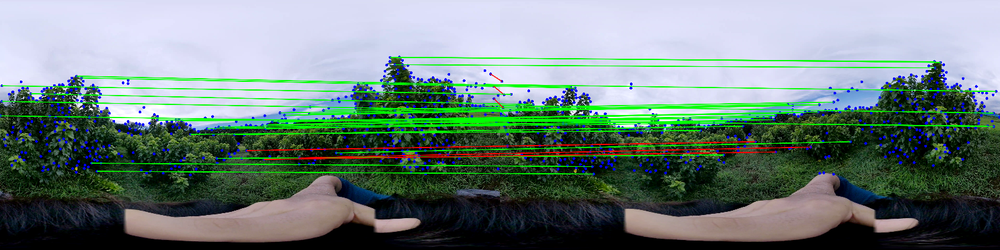
#> input picture Ltspoint.png, 1000 x 250 px, shrunk from 1600 x 400 before the run, given in place of 2.png, which was not available
$ jupyter execute rotate_image.ipynb
#> lines starting #> are read from the running program, lines starting #| are printed output that depends on the picture; long printed decimals are rounded; pictures that were not available may be replaced by others from this repository, and a replacement may not be noted
[cell 1]
import os
import cv2
import numpy as np
import time

[cell 2]
def remap_image_1(image_path, output_path, rad=np.pi/4):
    img = cv2.imread(image_path)
    if img is None:
        raise FileNotFoundError(f"The specified image file at {image_path} could not be loaded.")

    h, w = img.shape[:2]
    w_half = int(w / 2)
    h_half = int(h / 2)

    phi, theta = np.meshgrid(np.linspace(-np.pi, np.pi, w_half*2),
                             np.linspace(-np.pi/2, np.pi/2, h_half*2))

    x = np.cos(theta) * np.cos(phi)
    y = np.cos(theta) * np.sin(phi)
    z = np.sin(theta)

    # ピッチ周りに π/2 だけ回転
    rot = rad
    xx = x * np.cos(rot) - y * np.sin(rot)
    yy = x * np.sin(rot) + y * np.cos(rot)
    zz = z

    theta = np.arcsin(zz)
    phi = np.arctan2(yy, xx)

    Y = 2 * theta / np.pi * h_half + h_half
    X = phi / np.pi * w_half + w_half

    out = cv2.remap(img, X.astype(np.float32), Y.astype(np.float32), cv2.INTER_LINEAR, borderMode=cv2.BORDER_WRAP)
    cv2.imwrite(output_path, out)

[cell 3]
def remap_image_2(image_path, output_path, rad=np.pi/4):
    img = cv2.imread(image_path)
    if img is None:
        raise FileNotFoundError(f"The specified image file at {image_path} could not be loaded.")

    h, w = img.shape[:2]
    w_half = int(w / 2)
    h_half = int(h / 2)

    phi, theta = np.meshgrid(np.linspace(-np.pi, np.pi, w_half*2),
                             np.linspace(-np.pi/2, np.pi/2, h_half*2))

    x = np.cos(theta) * np.cos(phi)
    y = np.cos(theta) * np.sin(phi)
    z = np.sin(theta)

    rot = rad
    xx = x * np.cos(rot) + z * np.sin(rot)
    yy = y
    zz = -x * np.sin(rot) + z * np.cos(rot)

    theta = np.arcsin(zz)
    phi = np.arctan2(yy, xx)

    Y = 2 * theta / np.pi * h_half + h_half
    X = phi / np.pi * w_half + w_half

    out = cv2.remap(img, X.astype(np.float32), Y.astype(np.float32), cv2.INTER_LINEAR, borderMode=cv2.BORDER_WRAP)
    cv2.imwrite(output_path, out)

[cell 4]
def remap_image_3(image_path, output_path, rad=np.pi/4):
    img = cv2.imread(image_path)
    if img is None:
        raise FileNotFoundError(f"The specified image file at {image_path} could not be loaded.")

    h, w = img.shape[:2]
    w_half = int(w / 2)
    h_half = int(h / 2)

    phi, theta = np.meshgrid(np.linspace(-np.pi, np.pi, w_half*2),
                             np.linspace(-np.pi/2, np.pi/2, h_half*2))

    x = np.cos(theta) * np.cos(phi)
    y = np.cos(theta) * np.sin(phi)
    z = np.sin(theta)

    rot = rad
    xx = x
    yy = y * np.cos(rot) - z * np.sin(rot)
    zz = y * np.sin(rot) + z * np.cos(rot)
    theta = np.arcsin(zz)
    phi = np.arctan2(yy, xx)

    Y = 2 * theta / np.pi * h_half + h_half
    X = phi / np.pi * w_half + w_half

    out = cv2.remap(img, X.astype(np.float32), Y.astype(np.float32), cv2.INTER_LINEAR, borderMode=cv2.BORDER_WRAP)
    cv2.imwrite(output_path, out)

[cell 5]
def rotate_yaw(x, y, z, rot):
    xx = x * np.cos(rot) - y * np.sin(rot)
    yy = x * np.sin(rot) + y * np.cos(rot)
    zz = z

    return xx, yy, zz

def rotate_roll(x, y, z, rot):
    xx = x
    yy = y * np.cos(rot) - z * np.sin(rot)
    zz = y * np.sin(rot) + z * np.cos(rot)

    return xx, yy, zz

def rotate_pitch(x, y, z, rot):
    xx = x * np.cos(rot) + z * np.sin(rot)
    yy = y
    zz = -x * np.sin(rot) + z * np.cos(rot)

    return xx, yy, zz

[cell 6]
def remap_image_proposed(image_path, output_path, rad=np.pi/2):
#> called with image_path = './data/2.png', output_path = 'proposed.png', rad = 1.57
    t_b = time.perf_counter()
    img = cv2.imread(image_path)
#> img is the input picture: shape (250, 1000, 3); mean B, G, R 122.9, 128.8, 110
    if img is None:
        raise FileNotFoundError(f"The specified image file at {image_path} could not be loaded.")

    h, w = img.shape[:2]
#> h = 250; w = 1000
    w_half = int(w / 2)
#> w_half = 500
    h_half = int(h / 2)
#> h_half = 125

    phi, theta = np.meshgrid(np.linspace(-np.pi, np.pi, w_half*2),
                             np.linspace(-np.pi/2, np.pi/2, h_half*2))

    x = np.cos(theta) * np.cos(phi)
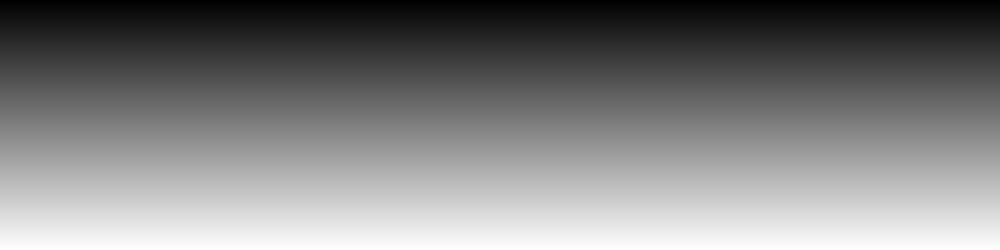
#> theta: shape (250, 1000) float64; min -1.57, max 1.57, mean -1.16e-16; drawn with min black and max white
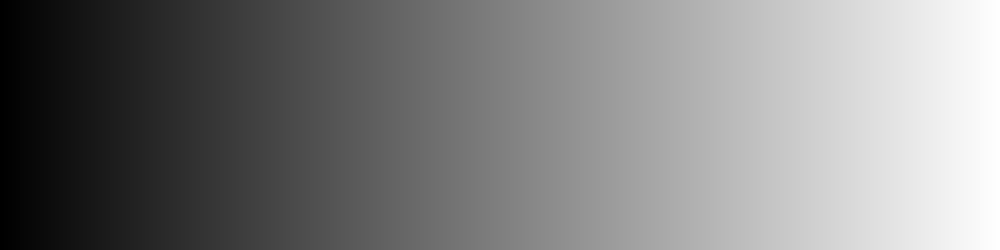
#> phi: shape (250, 1000) float64; min -3.14, max 3.14, mean -2.06e-16; drawn with min black and max white
    y = np.cos(theta) * np.sin(phi)
    z = np.sin(theta)

    xx, yy, zz = rotate_yaw(x, y, z, rad)
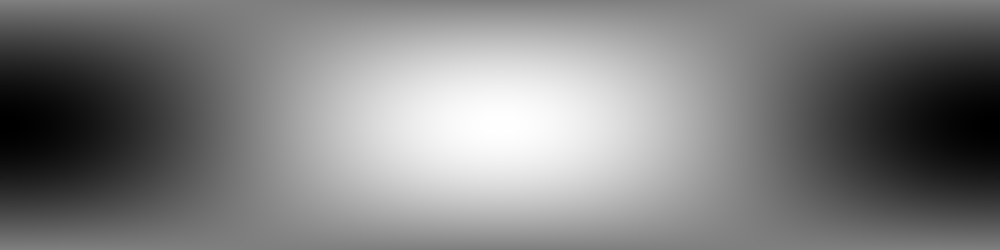
#> x: shape (250, 1000) float64; min -1, max 1, mean -0.000634; drawn with min black and max white
    xx, yy, zz = rotate_pitch(xx, yy, zz, rad)
    xx, yy, zz = rotate_yaw(xx, yy, zz, rad)

    theta = np.arcsin(zz)
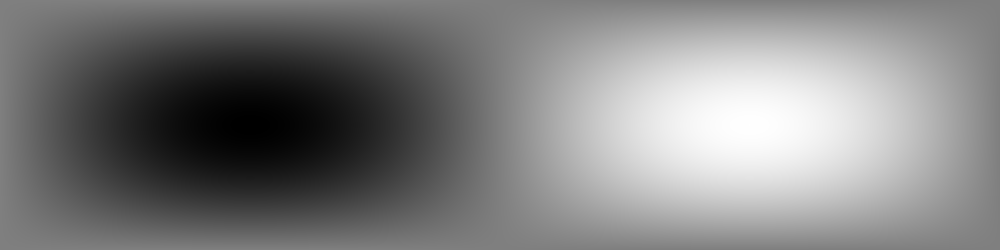
#> zz: shape (250, 1000) float64; min -1, max 1, mean -6.25e-19; drawn with min black and max white
    phi = np.arctan2(yy, xx)
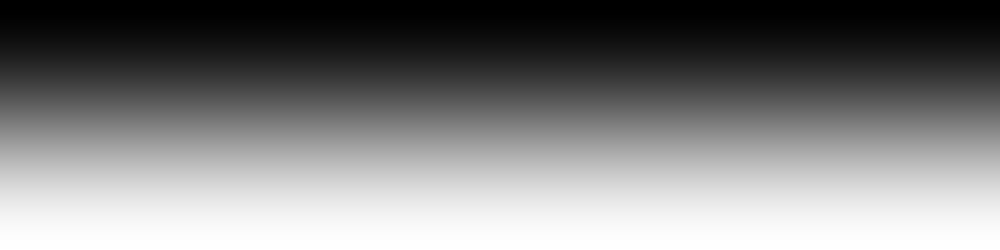
#> yy: shape (250, 1000) float64; min -1, max 1, mean -1.09e-17; drawn with min black and max white

    Y = 2 * theta / np.pi * h_half + h_half
    X = phi / np.pi * w_half + w_half

    t_b = time.perf_counter()
    img = cv2.imread(image_path)
    out = cv2.remap(img, X.astype(np.float32), Y.astype(np.float32), cv2.INTER_LINEAR, borderMode=cv2.BORDER_WRAP)
    t_a = time.perf_counter()
    print(t_a - t_b)
    cv2.imwrite(output_path, out)

remap_image_proposed('./data/2.png', 'proposed.png', np.pi/2)

[cell 7]
def make_image_map(img_hw, rad=np.pi/2):
    (h, w) = img_hw
    w_half = int(w / 2)
    h_half = int(h / 2)

    phi, theta = np.meshgrid(np.linspace(-np.pi, np.pi, w_half*2),
                             np.linspace(-np.pi/2, np.pi/2, h_half*2))

    x = np.cos(theta) * np.cos(phi)
    y = np.cos(theta) * np.sin(phi)
    z = np.sin(theta)

    xx, yy, zz = rotate_yaw(x, y, z, rad)
    xx, yy, zz = rotate_pitch(xx, yy, zz, rad)
    xx, yy, zz = rotate_yaw(xx, yy, zz, rad)

    theta = np.arcsin(zz)
    phi = np.arctan2(yy, xx)

    Y_remap = 2 * theta / np.pi * h_half + h_half
    X_remap = phi / np.pi * w_half + w_half

    return Y_remap, X_remap


img_sample = cv2.imread('./data/2.png')
img_hw = img_sample.shape[:2]
#> img_hw = (250, 1000)
Y_remap, X_remap = make_image_map(img_hw)

[cell 8]
def remap_image(image_path, output_path, YX_remap):
    (Y_remap, X_remap) = YX_remap
    img = cv2.imread(image_path)
    t_b = time.perf_counter()
    out = cv2.remap(img, X_remap.astype(np.float32), Y_remap.astype(np.float32),
                    cv2.INTER_LINEAR, borderMode=cv2.BORDER_WRAP)
    t_a = time.perf_counter()
    ret = t_a - t_b
    cv2.imwrite(output_path, out)

    return ret


t = remap_image('./data/2.png', 'proposed2.png', (Y_remap, X_remap))
#> t = 0.0038
print(t)
#| 0.003798

[cell 9]
def remap_image_proposed2(image_path, output_path, rad=np.pi/2):
    img = cv2.imread(image_path)
    t_b = time.perf_counter()
    if img is None:
        raise FileNotFoundError(f"The specified image file at {image_path} could not be loaded.")

    h, w = img.shape[:2]
    w_half = int(w / 2)
    h_half = int(h / 2)

    phi, theta = np.meshgrid(np.linspace(-np.pi, np.pi, w_half*2),
                             np.linspace(-np.pi/2, np.pi/2, h_half*2))

    x = np.cos(theta) * np.cos(phi)
    y = np.cos(theta) * np.sin(phi)
    z = np.sin(theta)

    R_combined = np.array([
        [-1, 0, 0],
        [0, 0, 1],
        [0, 1, 0]
    ])

    # Apply the rotation matrix
    xyz = np.stack([x, y, z], axis=-1)
    xyz_rotated = np.einsum('ij, ...j', R_combined, xyz)

    # Convert back to spherical coordinates
    xx, yy, zz = xyz_rotated[..., 0], xyz_rotated[..., 1], xyz_rotated[..., 2]

    theta = np.arcsin(zz)
    phi = np.arctan2(yy, xx)

    Y = 2 * theta / np.pi * h_half + h_half
    X = phi / np.pi * w_half + w_half

    t_b = time.perf_counter()
    img = cv2.imread(image_path)
    out = cv2.remap(img, X.astype(np.float32), Y.astype(np.float32), cv2.INTER_LINEAR, borderMode=cv2.BORDER_WRAP)
    t_a = time.perf_counter()
    print(t_a - t_b)
    cv2.imwrite(output_path, out)

remap_image_proposed2('./data/2.png', 'proposed2.png', np.pi/2)

[cell 10]
remap_image_1('./data/2.png', 'a.png', np.pi/2)
remap_image_2('./data/2.png', 'b.png', np.pi/2)
#> in remap_image_2, `theta = np.arcsin(zz)`:
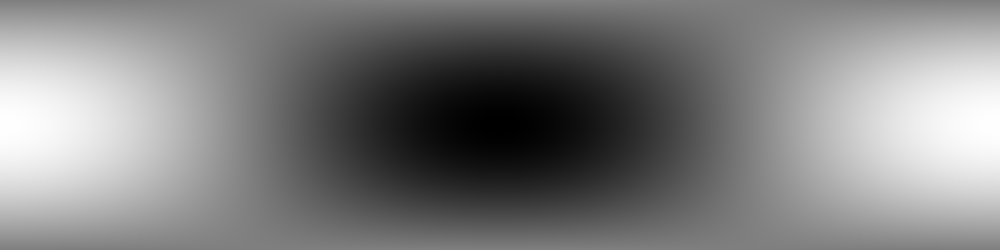
#> zz: shape (250, 1000) float64; min -1, max 1, mean 0.000634; drawn with min black and max white
remap_image_3('./data/2.png', 'c.png', np.pi/2)
#> in remap_image_3, `phi = np.arctan2(yy, xx)`:
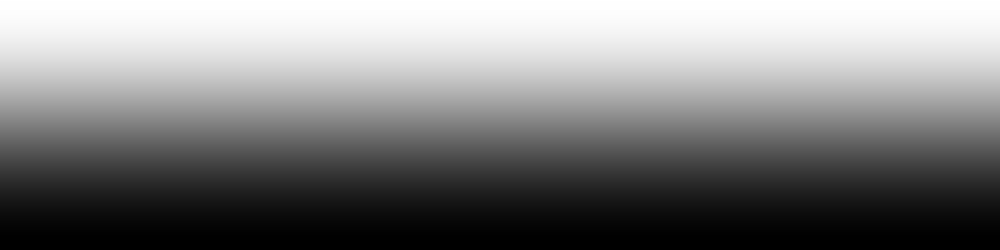
#> yy: shape (250, 1000) float64; min -1, max 1, mean 1.09e-17; drawn with min black and max white
#> in remap_image_3, `out = cv2.remap(img, X.astype(np.float32), Y.astype(np.float32), cv2.I..`:
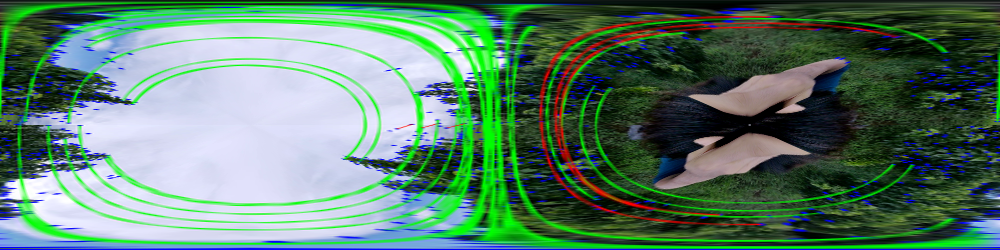
#> out: shape (250, 1000, 3); mean B, G, R 107.3, 126.2, 91.4

[cell 11]
remap_image_2('a.png', 'ab.png', np.pi/2)
#> call 2 of remap_image_2, with image_path = 'a.png', output_path = 'ab.png', rad = 1.57
#> in remap_image_2 (call 2), `out = cv2.remap(img, X.astype(np.float32), Y.astype(np.float32), cv2.I..`:
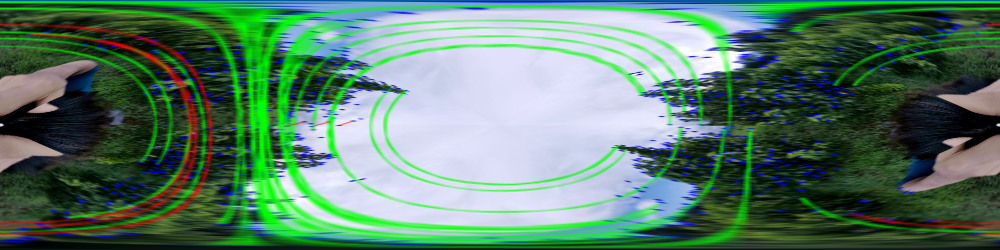
#> out: shape (250, 1000, 3); mean B, G, R 106.1, 125.7, 90.7

[cell 12]
remap_image_1('ab.png', 'aba.png', np.pi/2)
#> call 2 of remap_image_1, with image_path = 'ab.png', output_path = 'aba.png', rad = 1.57
#> in remap_image_1 (call 2), `out = cv2.remap(img, X.astype(np.float32), Y.astype(np.float32), cv2.I..`:
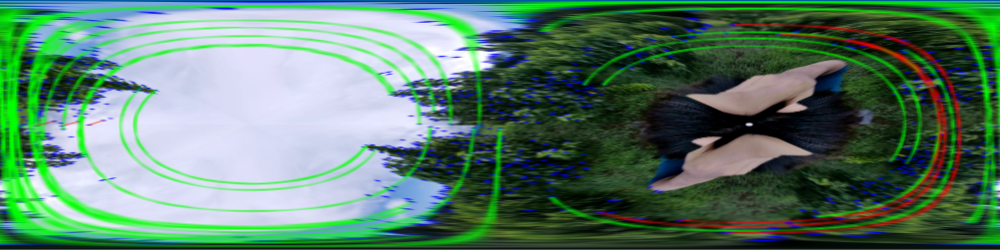
#> out: shape (250, 1000, 3); mean B, G, R 106.3, 125.6, 90.3

$ run again, on knn.png
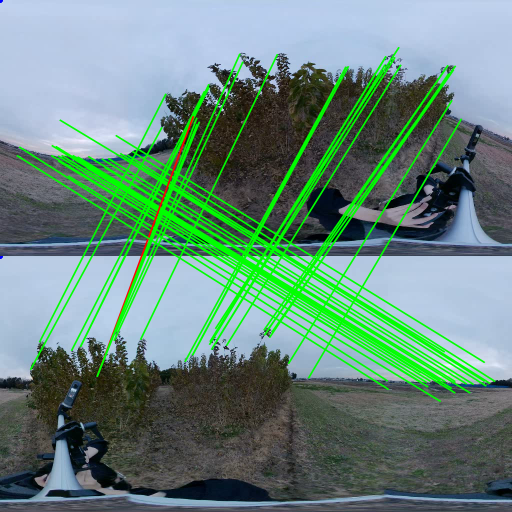
#> input picture knn.png, 512 x 512 px, given in place of 2.png, which was not available
#> in remap_image_proposed, img is the input picture: shape (512, 512, 3); mean B, G, R 123.2, 136.4, 103.3
#| 0.003789
#> in remap_image_1 (call 2), `out = cv2.remap(img, X.astype(np.float32), Y.astype(np.float32), cv2.I..`:
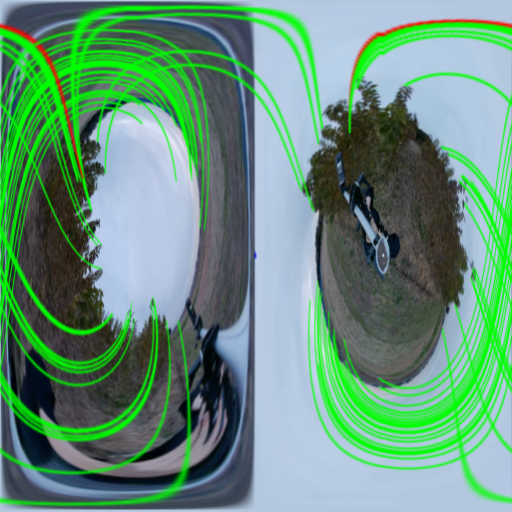
#> out: shape (512, 512, 3); mean B, G, R 122.3, 146.8, 101.4
